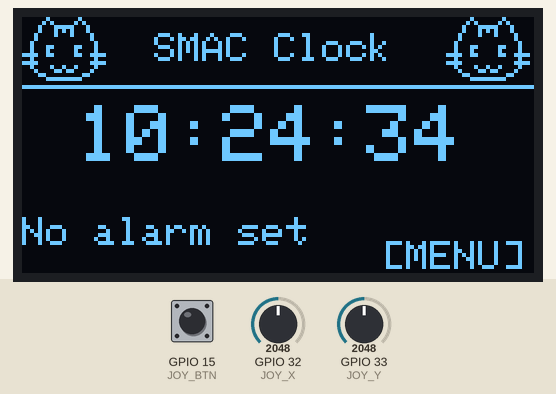
The sketch below on a simulated ESP32. Shown: 128×64 one-colour display. Inputs (shaded band) come from the test bench; at power-on: GPIO 15 (JOY_BTN) HIGH, GPIO 33 (JOY_Y) = 2048, GPIO 32 (JOY_X) = 2048. WiFi joins after 1.5 s; servers stay silent unless stated; the local clock reads 2024-03-15 10:24:30 at power-on unless the sketch sets it; what the sketch prints to the serial monitor is not drawn.

Above: at 3.7 s.
At 4.8 s:
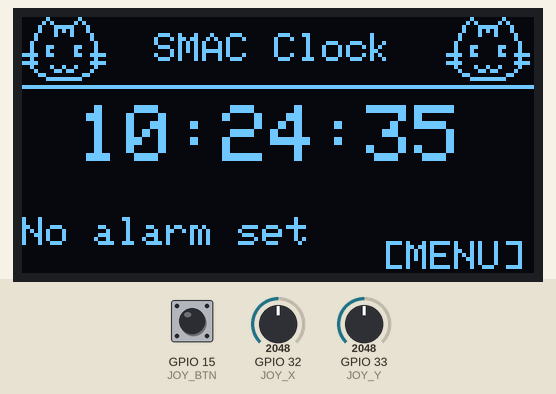
4.9 s: GPIO 15 (JOY_BTN) pulled LOW for 0.15 s
At 6.0 s:
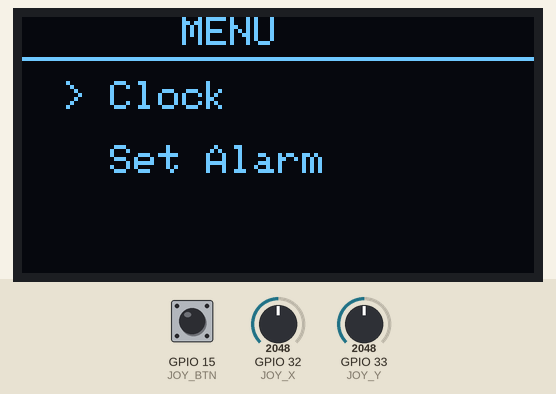
6.5 s: GPIO 33 (JOY_Y) set to 1036
8.0 s: GPIO 33 (JOY_Y) set to 931
At 8.13 s:
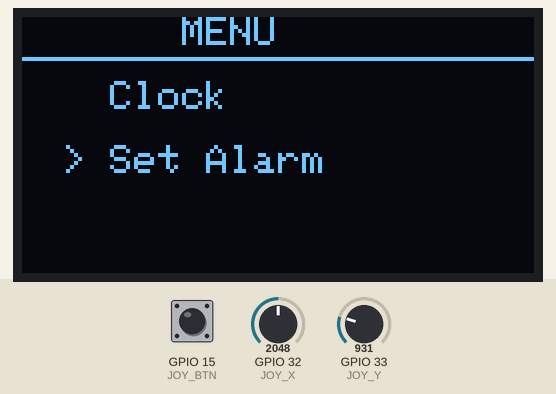
10.1 s: GPIO 15 (JOY_BTN) pulled LOW for 1 s
At 12.5 s:
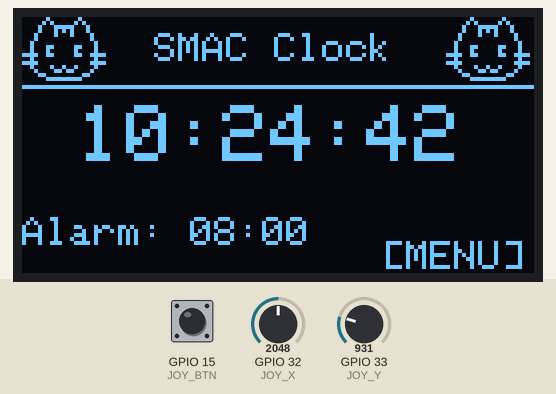
Timing chart, 0 to 13.6 s (numbered marks = the images above; inputs shaded):
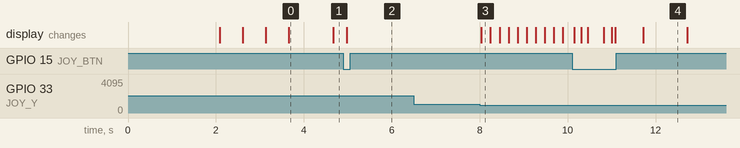

Measured:
- the behaviour switches between 1000 and 999 on GPIO 33 (JOY_Y) (found by bisection; images 2 and 3)
- after the input at 4.9 s, the display: changes after 0.07 s (image 2)
- after the input at 6.5 s, every drawn part: stays the same
- after the input at 8.0 s, the display: changes at once (image 3)
- after the input at 10.1 s, the display: first changes after 0.05 s (image 4 shows a later state)
- what the display in image 0 shows lasts 1.0 s, from 3.7 s to 4.7 s

The sketch:

Display_Real_Time.ino
```cpp
#include <Wire.h> //Loads the I2C library so ESP32 can talk to the OLED display.
#include <Adafruit_GFX.h> //Graphics library for the OLED
#include <Adafruit_SSD1306.h> //Loads the specific driver for SSD1306 OLED screen.
#include <WiFi.h> //Loads WIFI Library
#include <time.h> // Time

// ── WiFi credentials ──
const char* ssid     = "MyOptimum df858f";
const char* password = "24-rose-3111";

// ── NTP settings ──
const char* ntpServer = "pool.ntp.org";
const long  gmtOffset = -18000;  // EST = UTC-5 = -18000 seconds
const int   dstOffset = 3600;    // daylight saving = 1 hour

// ── OLED ──
#define SCREEN_WIDTH 128
#define SCREEN_HEIGHT 64
Adafruit_SSD1306 display(SCREEN_WIDTH, SCREEN_HEIGHT, &Wire, -1);

// ── Joystick ──
// REMEMBER TO WIRE CORRECTLY
#define JOY_X   32
#define JOY_Y   33
#define JOY_BTN 15

// ── Joystick thresholds ──
#define JOY_HIGH 3000
#define JOY_LOW  1000

// ── Screens ──
#define SCREEN_CLOCK     0
#define SCREEN_MENU      1
#define SCREEN_SET_ALARM 2
#define SCREEN_ALARM_ON  3
#define SCREEN_WIFI      4

int currentScreen = SCREEN_WIFI;
int menuIndex = 0;
const int MENU_ITEMS = 2;
String menuOptions[] = {"Clock", "Set Alarm"};

// ── Time ──
int clockH = 0, clockM = 0, clockS = 0;
bool timeSynced = false;

// ── Alarm ──
int alarmH = 7, alarmM = 0;
bool alarmSet = false;
int editField = 0;

// ── Joystick debounce ──
unsigned long lastJoyMove = 0;
#define JOY_DEBOUNCE 200
unsigned long lastBtnPress = 0;
#define BTN_DEBOUNCE 300

// ── Cat image (22x16 pixels) ──
static const unsigned char PROGMEM cat_bits[] = {
  0x02,0x02,0x00,0x05,0x05,0x00,0x08,0xf8,0x80,0x08,0xa8,0x80,
  0x10,0x88,0x40,0x10,0x00,0x40,0x20,0x00,0x20,0x23,0x06,0x20,
  0x22,0x04,0x20,0xf3,0x06,0x78,0x20,0x00,0x20,0xf0,0x00,0x78,
  0x21,0x24,0x20,0x10,0xd8,0x40,0x0c,0x01,0x80,0x03,0xfe,0x00
};

// ── Helper: print two digits ──
void printTwo(int val) {
  if (val < 10) display.print("0");
  display.print(val);
}

// ── Joystick direction ──
String getJoyDir() {
  if (millis() - lastJoyMove < JOY_DEBOUNCE) return "NONE";
  int x = analogRead(JOY_X);
  int y = analogRead(JOY_Y);
  if (y < JOY_LOW)  { lastJoyMove = millis(); return "UP"; }
  if (y > JOY_HIGH) { lastJoyMove = millis(); return "DOWN"; }
  if (x > JOY_HIGH) { lastJoyMove = millis(); return "RIGHT"; }
  if (x < JOY_LOW)  { lastJoyMove = millis(); return "LEFT"; }
  return "NONE";
}

// ── Button press ──
bool getBtnPress() {
  if (millis() - lastBtnPress < BTN_DEBOUNCE) return false;
  if (!digitalRead(JOY_BTN)) {
    lastBtnPress = millis();
    return true;
  }
  return false;
}

// ── NTP time sync ──
void syncTime() {
  configTime(gmtOffset, dstOffset, ntpServer);
  struct tm timeinfo;
  int attempts = 0;
  while (!getLocalTime(&timeinfo) && attempts < 10) {
    delay(500);
    attempts++;
  }
  if (getLocalTime(&timeinfo)) {
    clockH = timeinfo.tm_hour;
    clockM = timeinfo.tm_min;
    clockS = timeinfo.tm_sec;
    timeSynced = true;
  }
}

// ── Tick clock every second ──
void tickClock() {
  static unsigned long lastTick = 0;
  if (millis() - lastTick >= 1000) {
    lastTick = millis();
    clockS++;
    if (clockS >= 60) { clockS = 0; clockM++; }
    if (clockM >= 60) { clockM = 0; clockH++; }
    if (clockH >= 24) { clockH = 0; }
    if (alarmSet && clockH == alarmH && clockM == alarmM && clockS == 0) {
      currentScreen = SCREEN_ALARM_ON;
    }
  }
}

// ── WiFi connecting screen ──
void drawWifi(int dots) {
  display.clearDisplay();
  display.setTextSize(1);
  display.setTextColor(WHITE);
  display.setCursor(20, 0);
  display.println("Connecting WiFi");
  display.drawLine(0, 10, 128, 10, WHITE);
  display.setCursor(0, 18);
  display.print("Network: ");
  display.println(ssid);
  display.setCursor(0, 35);
  display.print("Please wait");
  for (int i = 0; i < dots; i++) display.print(".");
  display.setCursor(0, 50);
  if (timeSynced) {
    display.println("Time synced!");
  } else {
    display.println("Syncing time...");
  }
  display.display();
}

// ── Clock screen with cats! ──
void drawClock() {
  display.clearDisplay();

  // cat in top left corner
  display.drawBitmap(0, 0, cat_bits, 22, 16, WHITE);

  // cat in top right corner
  display.drawBitmap(106, 0, cat_bits, 22, 16, WHITE);

  // SMAC title centered between cats
  display.setTextSize(1);
  display.setTextColor(WHITE);
  display.setCursor(33, 4);
  display.println("SMAC Clock");

  // divider line below cats
  display.drawLine(0, 17, 128, 17, WHITE);

  // big time display shifted down to make room for cats
  display.setTextSize(2);
  display.setCursor(14, 22);
  printTwo(clockH);
  display.print(":");
  printTwo(clockM);
  display.print(":");
  printTwo(clockS);

  // alarm status at bottom
  display.setTextSize(1);
  display.setCursor(0, 50);
  if (alarmSet) {
    display.print("Alarm: ");
    printTwo(alarmH);
    display.print(":");
    printTwo(alarmM);
  } else {
    display.print("No alarm set");
  }

  // menu hint bottom right
  display.setCursor(90, 56);
  display.print("[MENU]");

  display.display();
}

// ── Menu screen ──
void drawMenu() {
  display.clearDisplay();
  display.setTextSize(1);
  display.setTextColor(WHITE);
  display.setCursor(40, 0);
  display.println("MENU");
  display.drawLine(0, 10, 128, 10, WHITE);
  for (int i = 0; i < MENU_ITEMS; i++) {
    display.setCursor(10, 16 + (i * 16));
    if (i == menuIndex) {
      display.print("> ");
    } else {
      display.print("  ");
    }
    display.println(menuOptions[i]);
  }
  display.display();
}

// ── Set alarm screen ──
void drawSetAlarm() {
  display.clearDisplay();
  display.setTextSize(1);
  display.setCursor(22, 0);
  display.println("Set Alarm");
  display.drawLine(0, 10, 128, 10, WHITE);
  display.setTextSize(2);
  display.setCursor(14, 22);
  if (editField == 0) {
    display.setTextColor(BLACK, WHITE);
    printTwo(alarmH);
    display.setTextColor(WHITE);
  } else {
    printTwo(alarmH);
  }
  display.print(":");
  if (editField == 1) {
    display.setTextColor(BLACK, WHITE);
    printTwo(alarmM);
    display.setTextColor(WHITE);
  } else {
    printTwo(alarmM);
  }
  display.setTextSize(1);
  display.setCursor(0, 50);
  display.print("BTN: confirm alarm");
  display.display();
}

// ── Alarm ringing screen with cats ──
void drawAlarmOn() {
  display.clearDisplay();

  // cats on alarm screen too!
  display.drawBitmap(0, 0, cat_bits, 22, 16, WHITE);
  display.drawBitmap(106, 0, cat_bits, 22, 16, WHITE);

  display.setTextSize(2);
  display.setCursor(15, 20);
  display.println("WAKE UP!");

  display.setTextSize(1);
  display.setCursor(10, 48);
  display.println("Press BTN to stop");

  display.display();
}

// ── Menu navigation ──
void handleMenu() {
  String dir = getJoyDir();
  if (dir == "UP")   menuIndex = (menuIndex - 1 + MENU_ITEMS) % MENU_ITEMS;
  if (dir == "DOWN") menuIndex = (menuIndex + 1) % MENU_ITEMS;
  if (getBtnPress()) {
    if (menuIndex == 0) currentScreen = SCREEN_CLOCK;
    if (menuIndex == 1) { currentScreen = SCREEN_SET_ALARM; editField = 0; }
  }
}

// ── Set alarm navigation ──
void handleSetAlarm() {
  String dir = getJoyDir();
  if (dir == "LEFT")  editField = 0;
  if (dir == "RIGHT") editField = 1;
  if (editField == 0) {
    if (dir == "UP")   alarmH = (alarmH + 1) % 24;
    if (dir == "DOWN") alarmH = (alarmH - 1 + 24) % 24;
  }
  if (editField == 1) {
    if (dir == "UP")   alarmM = (alarmM + 1) % 60;
    if (dir == "DOWN") alarmM = (alarmM - 1 + 60) % 60;
  }
  if (getBtnPress()) {
    alarmSet = true;
    currentScreen = SCREEN_CLOCK;
  }
}

// ── Setup ──
void setup() {
  Serial.begin(115200);
  pinMode(JOY_BTN, INPUT_PULLUP);

  display.begin(SSD1306_SWITCHCAPVCC, 0x3C);
  display.clearDisplay();

  // splash screen with cats!
  display.drawBitmap(30, 10, cat_bits, 22, 16, WHITE);
  display.drawBitmap(76, 10, cat_bits, 22, 16, WHITE);
  display.setTextSize(1);
  display.setTextColor(WHITE);
  display.setCursor(20, 32);
  display.println("S.M.A.C Clock");
  display.setCursor(10, 45);
  display.println("Smart Moving Alarm");
  display.display();
  delay(2000);

  // connect to WiFi
  WiFi.begin(ssid, password);
  int dots = 0;
  while (WiFi.status() != WL_CONNECTED) {
    drawWifi(dots % 4);
    dots++;
    delay(500);
  }

  // sync time
  syncTime();
  currentScreen = SCREEN_CLOCK;
  Serial.print("ESP32 IP: ");
  Serial.println(WiFi.localIP());
}

// ── Main loop ──
void loop() {
  tickClock();

  if (currentScreen == SCREEN_CLOCK) {
    drawClock();
    if (getBtnPress()) {
      currentScreen = SCREEN_MENU;
      menuIndex = 0;
    }
  }
  else if (currentScreen == SCREEN_MENU) {
    drawMenu();
    handleMenu();
  }
  else if (currentScreen == SCREEN_SET_ALARM) {
    drawSetAlarm();
    handleSetAlarm();
  }
  else if (currentScreen == SCREEN_ALARM_ON) {
    drawAlarmOn();
    if (getBtnPress()) {
      alarmSet = false;
      currentScreen = SCREEN_CLOCK;
    }
  }
}
```
